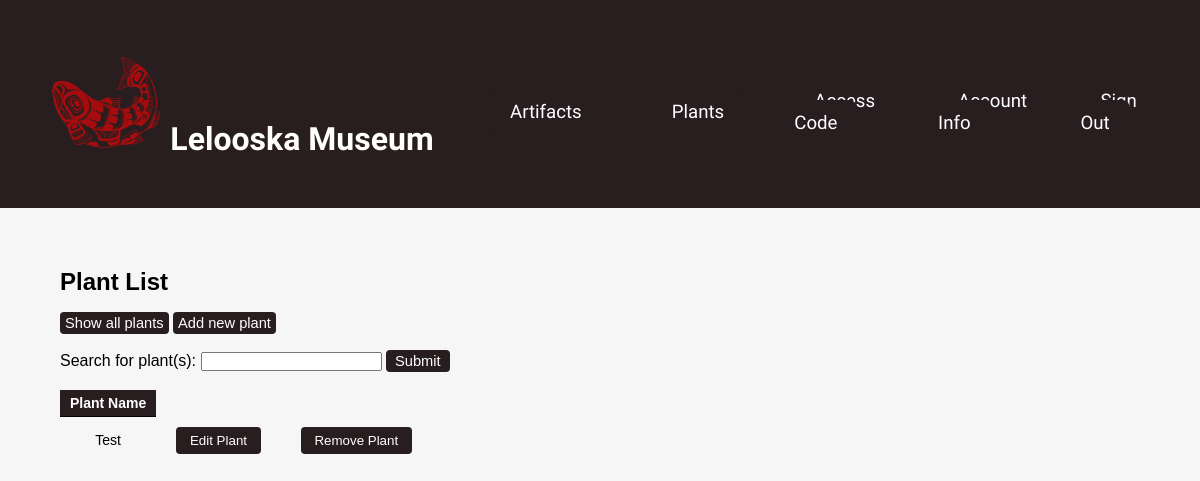
Before: /phpApp/plantList.php (signed in) with the older database file.
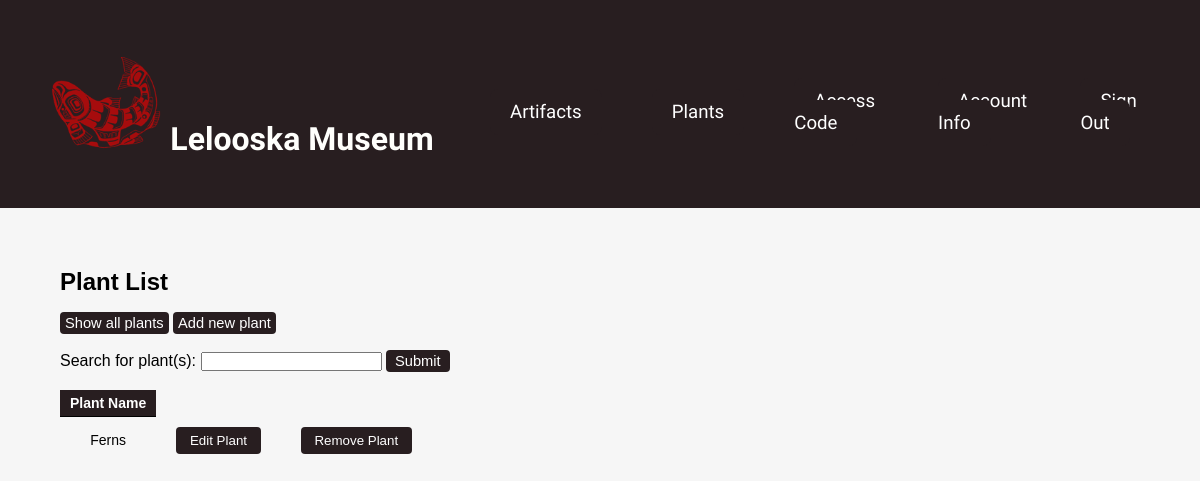
After: the same page with the newer database file.
### tables this page shows
CREATE TABLE Entry (
    	entryID INTEGER NOT NULL PRIMARY KEY,
    	entryName TEXT NOT NULL,
    	entryDescription TEXT,
    	entryType TEXT NOT NULL
);

### phpApp/plantList.php (the view, shortened to what the changed rows need)
<!DOCTYPE html>
<html>
<head>
    <link rel="stylesheet" href="styles.css" />
</head>
<body>
    <div class="page">
        <header class="menu-container">
                <h1 class="logo">
                    <img src="./media/salmon.png" width=auto height=100 >
                    <a class="logo-link" href="./artifactList.php">Lelooska Museum</a>
                </h1>
            </header>
        <article class="content">
            <header>
                <h2>Plant List</h2>
            </header>
            <div class="showStoreContainer">
                <div class="showStoreSubmenu">
                    <br>
                    <br>
                <div class="tableContainer">
                    <?php
                        $db_file = './museum.db';
                        try {
                            $db = new PDO('sqlite:' . $db_file);
                            $db->setAttribute(PDO::ATTR_ERRMODE, PDO::ERRMODE_EXCEPTION);
                            if (isset($_GET['s'])) {
                                $searchTerm = $_GET['s'];
                                $stmt = $db->prepare("select * from Entry where entryType = 'plant' and entryName like ? order by entryName");
                                $stmt->execute(["%".$_GET["s"]."%"]);
                                $t = $stmt->fetchAll(PDO::FETCH_ASSOC);
                                if (empty($t)){
                                    echo("<br>No plant(s) found.");
                                }
                                else{
                                    echo '<br>
                                    <table>
                                        <thead>
                                            <tr>
                                            <th>Plant Name</th>
                                            </tr>
                                        </thead>
                                        <tbody>';
                                    foreach($t as $tuple){
                                        echo '<tr>
                                                <td>'.$tuple['entryName'].'</td>
                                                <form action="editPlant.php?ID='.$tuple['entryID'].'" method="post">
                                                <td><input type="submit" value=" Edit Plant "></td>
                                                </form>
                                                <form action="remove.php?ID='.$tuple['entryID'].'&type=plant" method="post">
                                                <td><input type="submit" value=" Remove Plant "></td>
                                                </form>
                                            </tr>';
                                    }
                                    echo '</tbody>
                                    </table>';
                                }
                            }
                            else if (!isset($_GET['s'])){
                                $qry = "select * from Entry where entryType = 'plant' order by entryName;";
                                $result_set = $db->query($qry);
                                echo '<br>
                                    <table>
                                        <thead>
                                            <tr>
                                            <th>Plant Name</th>
                                            </tr>
                                        </thead>
                                        <tbody>';
                                foreach($result_set as $tuple){
                                    echo '<tr>
                                            <td>'.$tuple['entryName'].'</td>
                                            <form action="editPlant.php?ID='.$tuple['entryID'].'" method="post">
                                            <td><input type="submit" value=" Edit Plant "></td>
                                            </form>
                                            <form action="remove.php?ID='.$tuple['entryID'].'&type=plant" method="post">
                                            <td><input type="submit" value=" Remove Plant "></td>
                                            </form>
                                        </tr>';
                                }
                                echo '</tbody>
                                    </table>';
                            }
                        }
                        catch(PDOException $e) {
                            die('Exception : '.$e->getMessage());
                        }
                    ?>
                </div>
            </div>
        </article>
    </div>
</body>
</html>

Changed rows visible on the page:
removed entry: entryName "Test"
added entry: entryName "Ferns"
